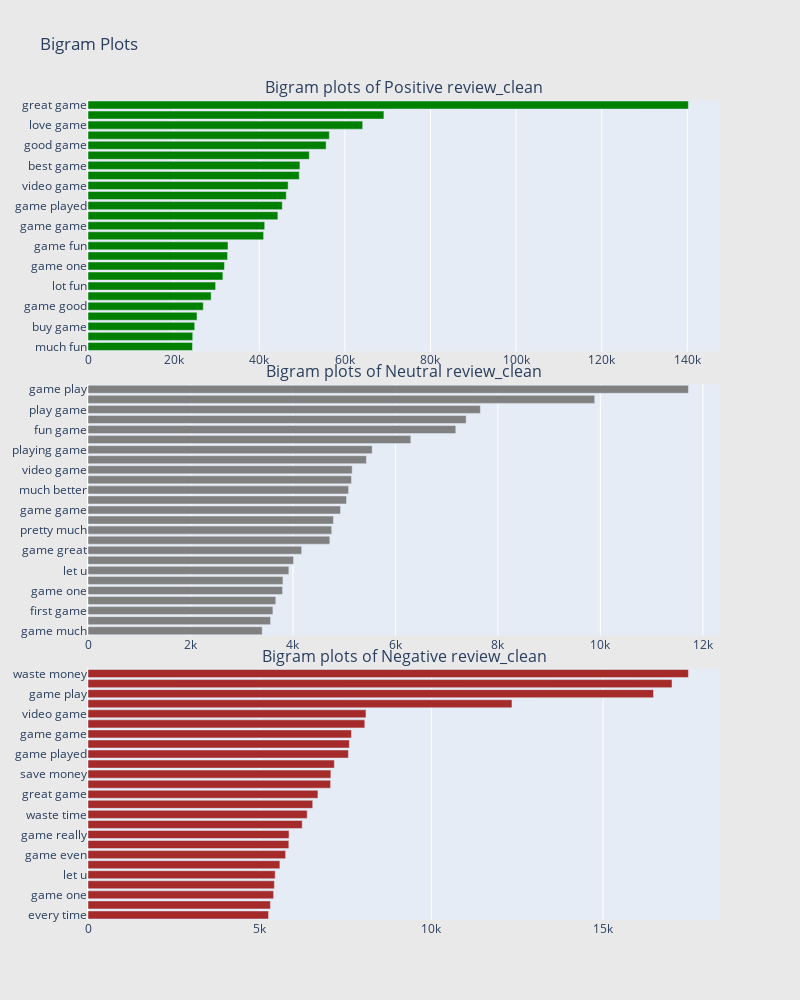

Here is the notebook cell this chart was saved with:
### Markdown cell above
# Bigram Plot

### Code cell
BIGRAM_NUM_SENT = 2

fd_sorted = return_sorted_df_by_word_count_and_word(review_pos, BIGRAM_NUM_SENT)
trace0 = horizontal_bar_chart(fd_sorted.head(25), 'green')

fd_sorted = return_sorted_df_by_word_count_and_word(review_neu, BIGRAM_NUM_SENT)
trace1 = horizontal_bar_chart(fd_sorted.head(25), 'grey')

fd_sorted = return_sorted_df_by_word_count_and_word(review_neg, BIGRAM_NUM_SENT)
trace2 = horizontal_bar_chart(fd_sorted.head(25), 'brown')

fig = tools.make_subplots(
    rows=3, cols=1,
    vertical_spacing=0.04, horizontal_spacing=0.25,
    subplot_titles=[
        "Bigram plots of Positive review_clean", 
        "Bigram plots of Neutral review_clean",
        "Bigram plots of Negative review_clean"
    ]
)

fig.append_trace(trace0, 1, 1)
fig.append_trace(trace1, 2, 1)
fig.append_trace(trace2, 3, 1)


fig['layout'].update(height=1000, width=800, paper_bgcolor='rgb(233,233,233)', title="Bigram Plots")
iplot(fig, filename='word-plots')

### Figure 1 — Plotly figure (JSON) as saved in the notebook; plotly's stock layout.template omitted (floating-point values rounded to 4 significant figures)
{"data": [{"marker": {"color": "green"}, "orientation": "h", "showlegend": false, "type": "bar", "x": [24406, 24464, 24930, 25459, 26928, 28767, 29810, 31504, 31878, 32601, 32700, 41020, 41278, 44347, 45376, 46315, 46752, 49341, 49505, 51693, 55620, 56376, 64167, 69122, 140250], "xaxis": "x", "y": ["much fun", "much better", "buy game", "awesome game", "game good", "highly recommend", "lot fun", "work great", "game one", "game really", "game fun", "playing game", "game game", "one best", "game played", "year old", "video game", "play game", "best game", "game great", "good game", "fun game", "love game", "game play", "great game"], "yaxis": "y"}, {"marker": {"color": "grey"}, "orientation": "h", "showlegend": false, "type": "bar", "x": [3400, 3563, 3609, 3665, 3797, 3805, 3920, 4012, 4170, 4719, 4756, 4791, 4929, 5046, 5086, 5143, 5156, 5434, 5546, 6300, 7178, 7380, 7658, 9889, 11718], "xaxis": "x2", "y": ["game much", "make game", "first game", "game played", "game one", "game s", "let u", "even though", "game great", "year old", "pretty much", "single player", "game game", "game good", "much better", "pretty good", "video game", "game really", "playing game", "game fun", "fun game", "great game", "play game", "good game", "game play"], "yaxis": "y2"}, {"marker": {"color": "brown"}, "orientation": "h", "showlegend": false, "type": "bar", "x": [5258, 5312, 5405, 5428, 5451, 5588, 5755, 5849, 5854, 6238, 6383, 6544, 6696, 7065, 7073, 7174, 7584, 7611, 7672, 8061, 8095, 12347, 16468, 17008, 17485], "xaxis": "x3", "y": ["every time", "pretty much", "game one", "make game", "let u", "even though", "game even", "game work", "game really", "single player", "waste time", "much better", "great game", "good game", "save money", "year old", "game played", "bought game", "game game", "playing game", "video game", "buy game", "game play", "play game", "waste money"], "yaxis": "y3"}], "layout": {"annotations": [{"font": {"size": 16}, "showarrow": false, "text": "Bigram plots of Positive review_clean", "x": 0.5, "xanchor": "center", "xref": "paper", "y": 1, "yanchor": "bottom", "yref": "paper"}, {"font": {"size": 16}, "showarrow": false, "text": "Bigram plots of Neutral review_clean", "x": 0.5, "xanchor": "center", "xref": "paper", "y": 0.6533, "yanchor": "bottom", "yref": "paper"}, {"font": {"size": 16}, "showarrow": false, "text": "Bigram plots of Negative review_clean", "x": 0.5, "xanchor": "center", "xref": "paper", "y": 0.3067, "yanchor": "bottom", "yref": "paper"}], "height": 1000, "paper_bgcolor": "rgb(233,233,233)", "title": {"text": "Bigram Plots"}, "width": 800, "xaxis": {"anchor": "y", "domain": [0, 1]}, "xaxis2": {"anchor": "y2", "domain": [0, 1]}, "xaxis3": {"anchor": "y3", "domain": [0, 1]}, "yaxis": {"anchor": "x", "domain": [0.6933, 1]}, "yaxis2": {"anchor": "x2", "domain": [0.3467, 0.6533]}, "yaxis3": {"anchor": "x3", "domain": [0, 0.3067]}}}
